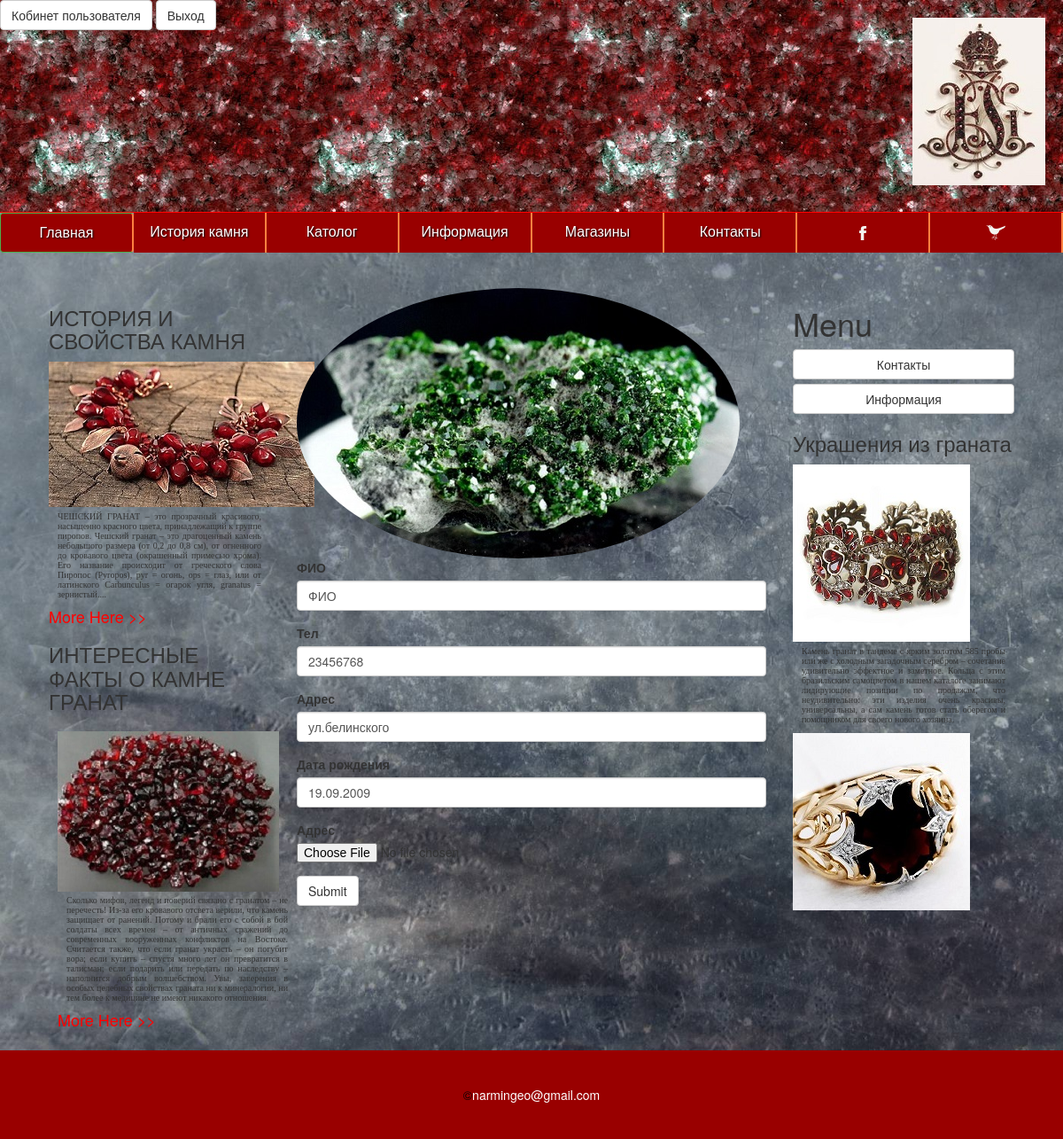
Screenshot of /cobinet.php (signed in) with the database file from the repository.
### tables this page shows
CREATE TABLE IF NOT EXISTS `accaunts` (
  `id` int(11) NOT NULL,
  `user_id` int(11) NOT NULL,
  `name` tinytext NOT NULL,
  `phone` tinytext NOT NULL,
  `address` tinytext NOT NULL,
  `data_rod` tinytext NOT NULL,
  `created_at` date NOT NULL,
  `update_at` datetime NOT NULL,
  `picture` tinytext NOT NULL
);

CREATE TABLE IF NOT EXISTS `maintexts` (
  `id` int(11) NOT NULL,
  `name` tinytext NOT NULL,
  `body` text NOT NULL,
  `url` tinytext NOT NULL,
  `leftmenu` enum('0','1') NOT NULL DEFAULT '0',
  `lang` enum('ru','en') NOT NULL DEFAULT 'ru',
  `showhide` enum('show','hide') NOT NULL DEFAULT 'show',
  `putdate` date NOT NULL
);

### libs/functions.php (called while the page is built, shortened)
<?php
function selectone($query){
	global $dbcon;
	$resalt = mysqli_query($dbcon, $query);
	$row = mysqli_fetch_array($resalt);
	return $row;
}

### cobinet.php (the view, shortened to what this page needs)
<?php
require_once("templates/top.php");
require_once("libs/functions.php");
if($_SESSION ['id']){
$query = "SELECT * FROM accaunts WHERE user_id=".$_SESSION['id'];
$row = selectone($query);
	if($row['picture']){
?>
	<img src="/media/photos/<?php echo $row['picture']?>" class="img-circle"/>
<?php
	}else{
?>
	<img src="/media/photos/defoult.jpg.jpg" class="img-circle"/>
<?php
	}
?>
<form enctype='multipart/form-data' method='post' action='cobinet.php'>
  <div class="form-group">
    <label for="user">ФИО</label>
    <input type="text" name='user' class="form-control" id="user" value = "<?=($row['name'])?$row['name']:''; ?>">
  </div>
  <div class="form-group">
    <label for="phon">Тел</label>
    <input type="text" name='phon' class="form-control" id="phon" value = "<?=($row['phone'])?$row['phone']:''; ?>">
</div>
<div class="form-group">
    <label for="adderess">Адрес</label>
    <input type="text" name='adderess' class="form-control" id="adderess" value = "<?=($row['address'])?$row['address']:''; ?>">
  </div>
<div class="form-group">
    <label for="data_rod">Дата рождения</label>
    <input type="text" name='data_rod' class="form-control" id="data_rod" value = "<?=($row['data_rod'])?$row['data_rod']:''; ?>">
 </div>
<div class="form-group">
    <label for="picture">Адрес</label>
    <input type="file" name='picture'  id="picture">
 </div>
   <button type="submit" class="btn btn-default">Submit</button>
</form>
<?php
}else{
echo 'Ошибка входа';
}
require_once("templates/bottom.php");
?>

### templates/bottom.php
</div>
	<div class="col-md-3">
	<H1>Menu</H1>
	<?php
	$obg_menu = mysqli_query($dbcon, "SELECT * FROM maintexts WHERE leftmenu='1'");
	while($menu = mysqli_fetch_array($obg_menu)){
	echo "<a href='index.php?url=".$menu['url']."' class='btn btn-default btn-block'>";
	echo $menu['name'];
	echo "</a>";
	}
	?>
	<h3>Украшения из граната</h3>
		<img src="media/img/phoca_thumb_l_zlaty_sperk_04.jpg"/>
		<p>Камень гранат в тандеме с ярким золотом 585 пробы или же с холодным загадочным серебром – сочетание удивительно эффектное и заметное. Кольца с этим бразильским самоцветом в нашем каталоге занимают лидирующие позиции по продажам, что неудивительно: эти изделия очень красивы, универсальны, а сам камень готов стать оберегом и помощником для своего нового хозяина.</p>
		<img src="media/img/phoca_thumb_l_zlaty_sperk_05.jpg"/>
	</div>
</div>
<br style="clear:both"/>
<footer class='foot'>&copy;<a href='mail to:narmingeo@gmail.com'>narmingeo@gmail.com</a>
</footer>
</body>
</html>

### media/css/style.css (style rules this page uses)
body { background: url(../img/821231210.jpg); background-size:cover; margin:0; padding:0; }
p { font:10px Georgia, "Times New Roman", Times, serif; padding:5px 10px 0 10px; text-align:justify; }
.foot { text-align:center; background: #990000; padding:40px; color:black; }
.foot a { color:white; }

### rows the page displays
accaunts: user "ФИО", phon "23456768", adderess "ул.белинского", data_rod "19.09.2009"
maintexts: name "Контакты"
maintexts: name "Информация"
